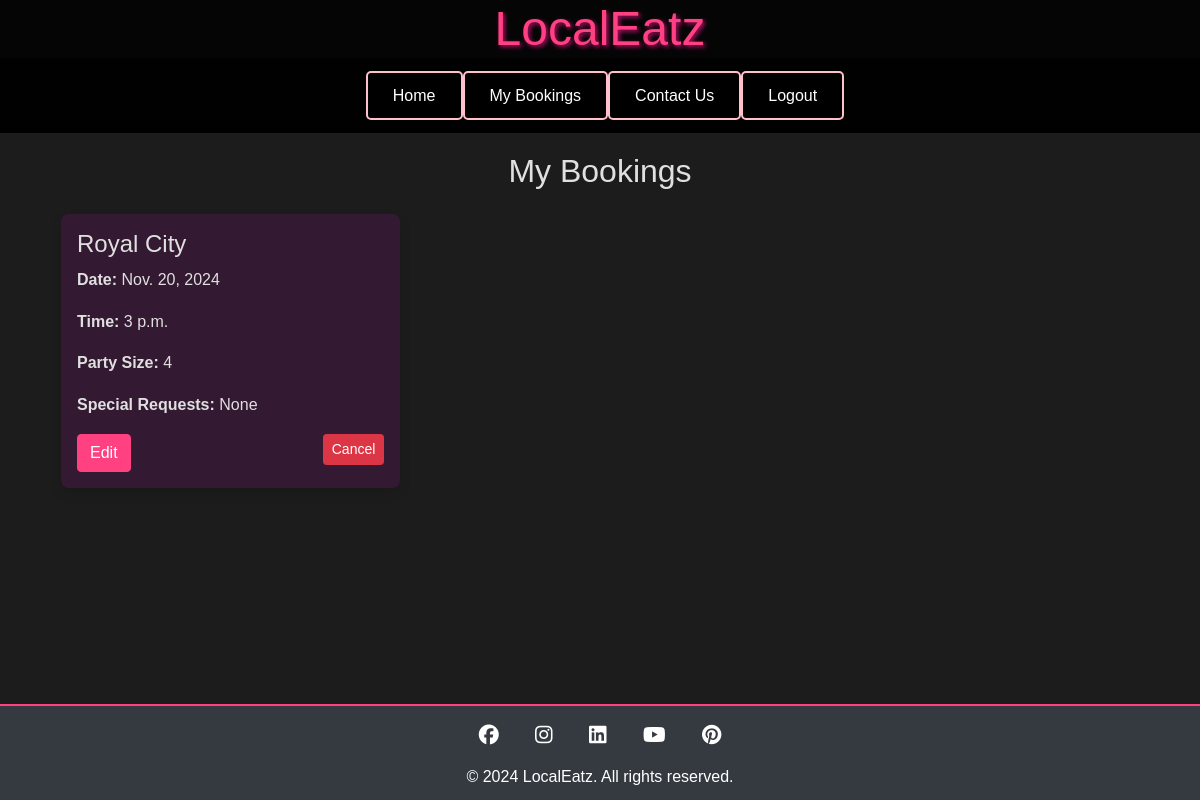
The page /restaurants/my-bookings/ (signed in) on the database as committed earlier.
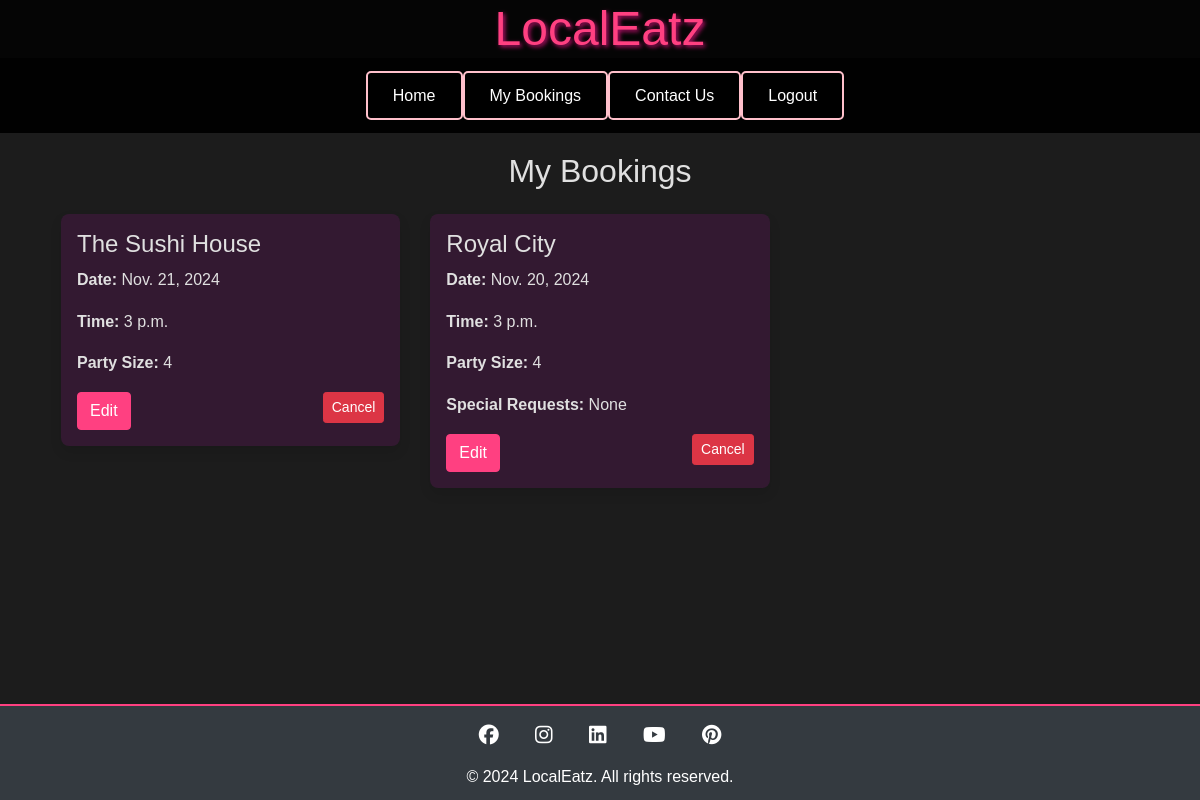
The same page on the database as committed later.
### restaurants/models.py (models this page shows, shortened)
class Booking(models.Model):
    user = models.ForeignKey(User, on_delete=models.SET_NULL, null=True)
    restaurant = models.ForeignKey(Restaurant, on_delete=models.CASCADE)
    name = models.CharField(max_length=100)
    email = models.EmailField()
    phone_number = models.CharField(max_length=15, blank=True)
    date = models.DateField()
    time = models.TimeField()
    party_size = models.PositiveIntegerField()
    special_requests = models.TextField(blank=True, null=True)
    created_at = models.DateTimeField(auto_now_add=True)
    updated_at = models.DateTimeField(auto_now=True)

class Restaurant(models.Model):
    name = models.CharField(max_length=255)
    address = models.CharField(max_length=255)
    description = models.TextField(blank=True)
    max_tables = models.PositiveIntegerField(default=3)
    cuisine_type = models.CharField(max_length=100, blank=True)

### restaurants/views.py (the view)
# urls.py: path('my-bookings/', views.my_bookings, name='my_bookings'),
@login_required
def my_bookings(request):
    bookings = Booking.objects.filter(user=request.user) \
        .order_by('-date', '-time')
    return render(request, 'restaurants/my_bookings.html',
                  {'bookings': bookings})

### restaurants/templates/restaurants/my_bookings.html (shortened to what this page needs)
{% extends 'base.html' %}
{% block content %}
<div class="container mt-4">
    <h2 class="text-center mb-4">My Bookings</h2>
    {% if bookings %}
    <div class="row">
        {% for booking in bookings %}
        <div class="col-md-6 col-lg-4 mb-4">
            <div class="booking-item p-3">
                <h4>{{ booking.restaurant.name }}</h4>
                <p><strong>Date:</strong> {{ booking.date }}</p>
                <p><strong>Time:</strong> {{ booking.time }}</p>
                <p><strong>Party Size:</strong> {{ booking.party_size }}</p>
                {% if booking.special_requests %}
                <p><strong>Special Requests:</strong> {{ booking.special_requests }}</p>
                {% endif %}
                <div class="d-flex justify-content-between mt-3">
                    <a href="{% url 'edit_booking' booking.id %}" class="btn btn-primary">Edit</a>
                    <form method="GET" action="{% url 'cancel_booking' booking.id %}">
                        <button type="submit" class="btn btn-sm btn-danger">Cancel</button>
                    </form>
                </div>
            </div>
        </div>
        {% endfor %}
    </div>
    {% else %}
    <p class="text-center">You have no bookings yet.</p>
    {% endif %}
</div>
{% endblock %}

Rows that differ between the two databases and show on the page:
added Booking: restaurant.name "The Sushi House", date "Nov. 21, 2024", time "3 p.m.", party_size "4"
